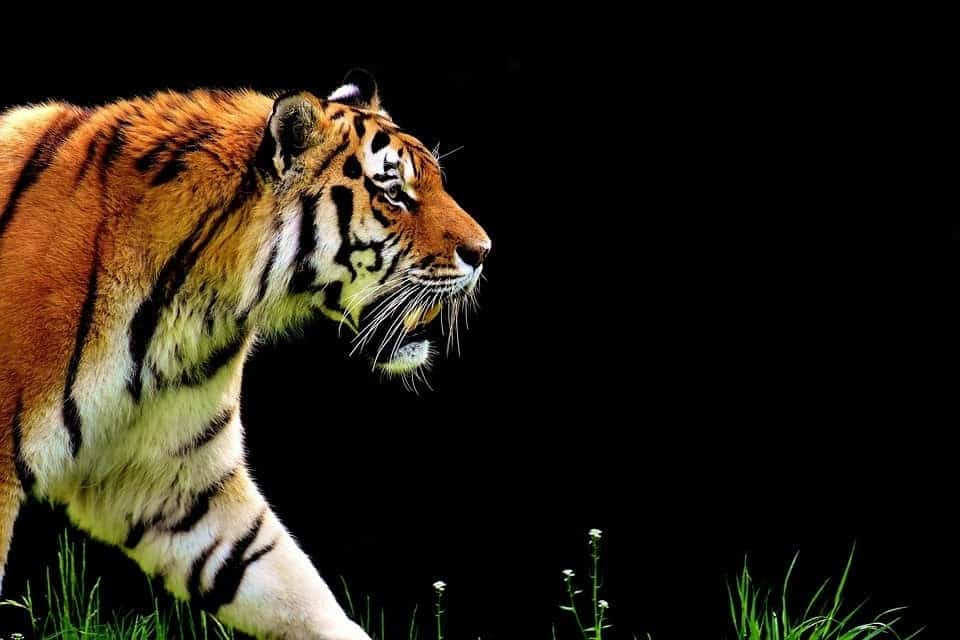
#> input picture Images/tiger.jpg, 960 x 640 px
$ jupyter execute HW11_SaltAndPepperNoise.ipynb
#> lines starting #> are read from the running program, lines starting #| are printed output that depends on the picture
[cell 1]
import cv2
import numpy as np


img_path="Images/tiger.jpg"
img = cv2.imread(img_path,cv2.IMREAD_GRAYSCALE)
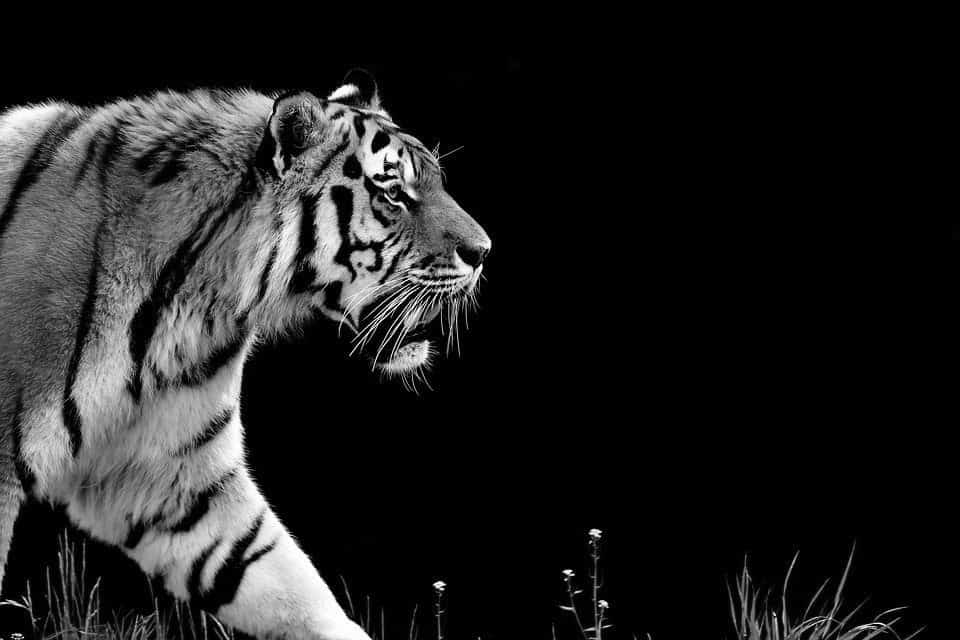
#> img: shape (640, 960); min 0, max 255, mean 33.2
img=cv2.resize(img,(500,500))
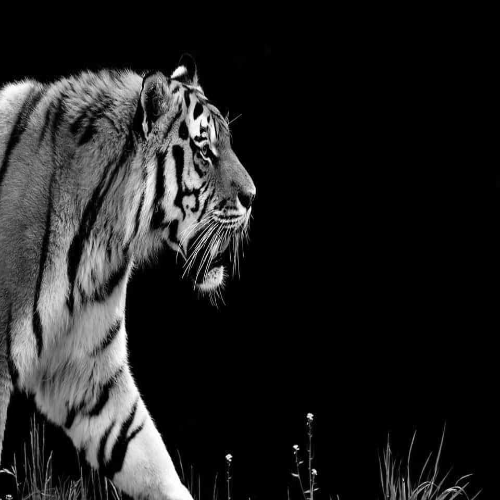
#> img: shape (500, 500); min 0, max 255, mean 33.1


def saltPepperNoise(image):
 row,col = image.shape
#> row = 500; col = 500
 s_vs_p = 0.5
 amount = 0.04
 noisy = np.copy(image)
 num_salt = int(np.ceil(amount*image.size*s_vs_p))
#> num_salt = 5000
 corrds = [np.random.randint(0,i-1,num_salt) for i in image.shape]
 noisy[tuple(corrds)] = 1
 num_pep = int(np.ceil(amount*image.size*s_vs_p))
#> num_pep = 5000
 corrds = [np.random.randint(0,i-1,num_pep) for i in image.shape]
 noisy[tuple(corrds)] = 0
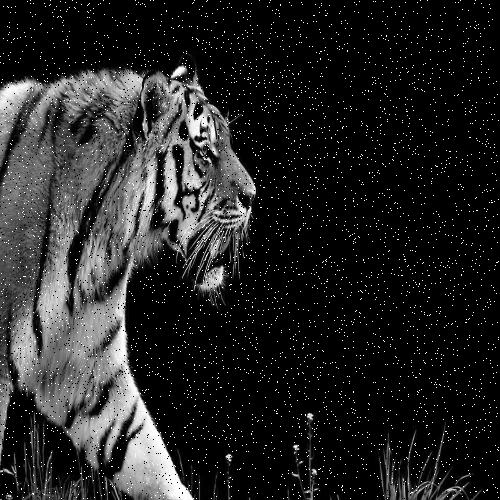
#> noisy: shape (500, 500) float64; min 0, max 1, mean 0.144
 return noisy


img = img/255
noise_img = saltPepperNoise(img)
cv2.imshow("Original Image",img)
cv2.imshow("Salt And Pepper Noise",noise_img)
cv2.waitKey(0)
